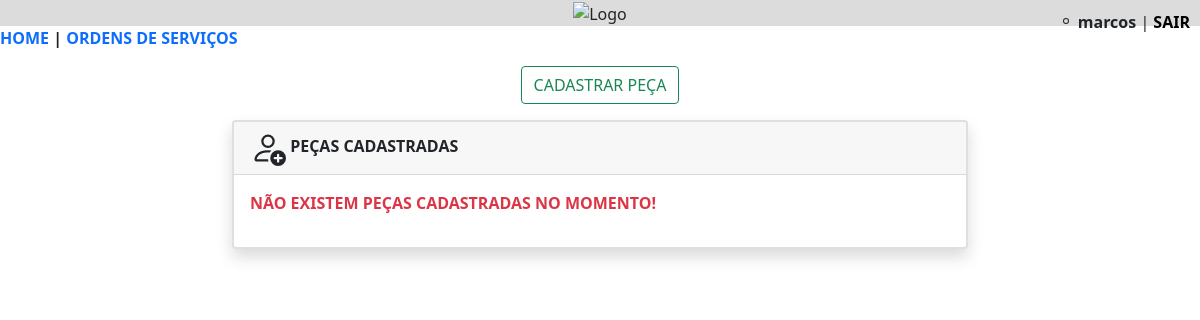
Page /pecas.php (signed in) on the earlier database version.
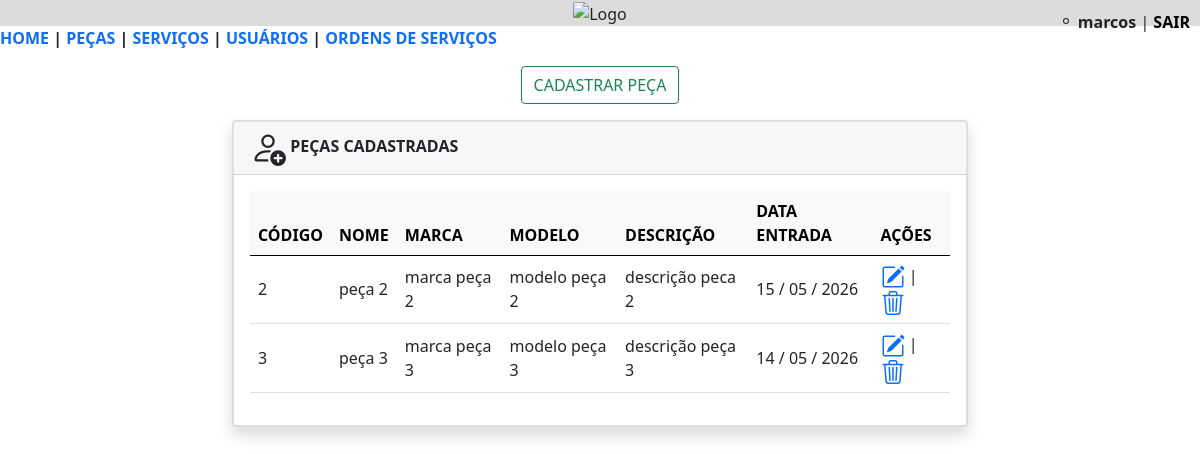
Same page on the later database version.
### tables this page shows
CREATE TABLE `pecas` (
  `codigo` int(11) NOT NULL,
  `nome` varchar(200) NOT NULL,
  `marca` varchar(150) NOT NULL,
  `modelo` varchar(255) NOT NULL,
  `descricao` varchar(255) NOT NULL,
  `data_entrada` date NOT NULL
);

### pecas.php (the view, shortened to what this page needs)
<?php
$nome = $_SESSION['nome'];
?>
<!DOCTYPE html>
<html lang="pt-br">
<head>
    <link href="https://cdn.jsdelivr.net/npm/bootstrap@5.0.2/dist/css/bootstrap.min.css" rel="stylesheet">
</head>
<body>
<div class="container-fluid" style="background-color:#DCDCDC; text-align:center; position:relative;">
    <img src="Imagens/banner.png" alt="Logo" width="50%" height="50%">
    <div class="header" style="position:absolute; top:10px; right:10px;">
        <svg xmlns="http://www.w3.org/2000/svg" width="16" height="16" fill="currentColor" class="bi bi-person-gear" viewBox="0 0 16 16">
            <path d="M11 5a3 3 0 1 1-6 0 3 3 0 0 1 6 0M8 7a2 2 0 1 0 0-4 2 2 0 0 0 0 4"/>
        </svg>
        <b><?= htmlspecialchars($nome) ?></b> |
        <a href="sair.php" style="color:black; text-decoration:none; font-weight:bold;">SAIR</a>
    </div>
</div>
<nav>
    <?php include 'menu.php'; ?>
</nav>
<div class="text-center my-3">
    <button type="button" class="btn btn-outline-success" data-bs-toggle="modal" data-bs-target="#exampleModal">
        CADASTRAR PEÇA
    </button>
</div>
<div class="container">
    <div class="row justify-content-center">
        <div class="col-md-8 mb-4">
            <div class="card shadow border-2">
                <div class="card-header">
                    <b>PEÇAS CADASTRADAS</b>
                </div>
                <div class="card-body">
                    <?php
                    include 'conecta.php';
                    $sql = "SELECT codigo, nome, marca, modelo, descricao, DATE_FORMAT(data_entrada,'%Y-%m-%d') as data_original, DATE_FORMAT(data_entrada,'%d / %m / %Y') as data_entrada FROM pecas ORDER by nome;";
                    $consulta = $pdo->query($sql);
                    $listapecas = $consulta->fetchAll(PDO::FETCH_ASSOC);
                    if (count($listapecas) > 0) {
                        echo "<table class='table table-hover align-middle'>";
                        echo "<thead class='table-light'>
                                <tr>
                                    <th>CÓDIGO</th>
                                    <th>NOME</th>
                                    <th>MARCA</th>
                                    <th>MODELO</th>
                                    <th>DESCRIÇÃO</th>
                                    <th>DATA ENTRADA</th>
                                    <th>AÇÕES</th>
                                </tr>
                              </thead>";
                        echo "<tbody>";
                        foreach ($listapecas as $item) {
                            $codigo = $item['codigo'];
                            echo "<tr>";
                            echo "<td>" . htmlspecialchars($item['codigo']) . "</td>";
                            echo "<td>" . htmlspecialchars($item['nome']) . "</td>";
                            echo "<td>" . htmlspecialchars($item['marca']) . "</td>";
                            echo "<td>" . htmlspecialchars($item['modelo']) . "</td>";
                            echo "<td>" . htmlspecialchars($item['descricao']) . "</td>";
                            echo "<td>" . htmlspecialchars($item['data_entrada']) . "</td>";
                            echo "<td>
                                    <a href='#' data-bs-toggle='modal' data-bs-target='#modalEditar' data-id='$codigo'><svg xmlns='http://www.w3.org/2000/svg' width='24' height='24' fill='currentColor' class='bi bi-pencil-square' viewBox='0 0 16 16'><path d='M15.502 1.94a.5.5 0 0 1 0 .706L14.459 3.69l-2-2L13.502.646a.5.5 0 0 1 .707 0l1.293 1.293zm-1.75 2.456-2-2L4.939 9.21a.5.5 0 0 0-.121.196l-.805 2.414a.25.25 0 0 0 .316.316l2.414-.805a.5.5 0 0 0 .196-.12l6.813-6.814z'/><path fill-rule='evenodd' d='M1 13.5A1.5 1.5 0 0 0 2.5 15h11a1.5 1.5 0 0 0 1.5-1.5v-6a.5.5 0 0 0-1 0v6a.5.5 0 0 1-.5.5h-11a.5.5 0 0 1-.5-.5v-11a.5.5 0 0 1 .5-.5H9a.5.5 0 0 0 0-1H2.5A1.5 1.5 0 0 0 1 2.5z'/></svg></a> |
                                    <a href='excluir_peca.php?codigo=$codigo' onclick=\"return confirm('Tem certeza que deseja excluir?')\"><svg xmlns='http://www.w3.org/2000/svg' width='24' height='24' fill='currentColor' class='bi bi-trash3' viewBox='0 0 16 16'><path d='M6.5 1h3a.5.5 0 0 1 .5.5v1H6v-1a.5.5 0 0 1 .5-.5M11 2.5v-1A1.5 1.5 0 0 0 9.5 0h-3A1.5 1.5 0 0 0 5 1.5v1H1.5a.5.5 0 0 0 0 1h.538l.853 10.66A2 2 0 0 0 4.885 16h6.23a2 2 0 0 0 1.994-1.84l.853-10.66h.538a.5.5 0 0 0 0-1zm1.958 1-.846 10.58a1 1 0 0 1-.997.92h-6.23a1 1 0 0 1-.997-.92L3.042 3.5zm-7.487 1a.5.5 0 0 1 .528.47l.5 8.5a.5.5 0 0 1-.998.06L5 5.03a.5.5 0 0 1 .47-.53Zm5.058 0a.5.5 0 0 1 .47.53l-.5 8.5a.5.5 0 1 1-.998-.06l.5-8.5a.5.5 0 0 1 .528-.47M8 4.5a.5.5 0 0 1 .5.5v8.5a.5.5 0 0 1-1 0V5a.5.5 0 0 1 .5-.5'/></svg></a>
                                  </td>";
                            echo "</tr>";
                        }
                        echo "</tbody>";
                        echo "</table>";
                    } else {
                        echo "<p class='text-danger'><b>NÃO EXISTEM PEÇAS CADASTRADAS NO MOMENTO!</b></p>";
                    }
                    ?>
                </div>
            </div>
        </div>
    </div>
</div>
</body>
</html>

### menu.php (shortened to what this page needs)
<?php
    $funcao = $_SESSION['funcao'];
    if ($funcao == "admin") {
        echo "<a href = 'mecanica.php' style = 'text-decoration: none; font-weight: bold; font: black'>HOME</a>";
        echo "<b> | </b>";
         echo "<a href = 'pecas.php' style = 'text-decoration: none; font-weight: bold; font: black'>PEÇAS</a>";
        echo "<b> | </b>";
         echo "<a href = 'servicos.php' style = 'text-decoration: none; font-weight: bold'>SERVIÇOS</a>";
        echo "<b> | </b>";
         echo "<a href = 'usuarios.php' style = 'text-decoration: none; font-weight: bold'>USUÁRIOS</a>";
        echo "<b> | </b>";
         echo "<a href = 'ordens.php' style = 'text-decoration: none; font-weight: bold'>ORDENS DE SERVIÇOS</a>";
    } else {
        echo "<a href = 'mecanica.php' style = 'text-decoration: none; font-weight: bold'>HOME</a>";
        echo "<b> | </b>";
        echo "<a href = 'ordens_mec.php' style = 'text-decoration: none; font-weight: bold'>ORDENS DE SERVIÇOS</a>";
    }
?>

### pecas.php (style rules this page uses)
body { background-color: white; }
.header { float: right; }

Differences in the rows shown:
added pecas: codigo "2", nome "peça 2", marca "marca peça 2", modelo "modelo peça 2", descricao "descrição peca 2", data_entrada "15 / 05 / 2026"
added pecas: codigo "3", nome "peça 3", marca "marca peça 3", modelo "modelo peça 3", descricao "descrição peça 3", data_entrada "14 / 05 / 2026"
Other differences:
text no longer shown: "NÃO EXISTEM PEÇAS CADASTRADAS NO MOMENTO!"
text now shown: "PEÇAS SERVIÇOS USUÁRIOS CÓDIGO NOME MARCA MODELO DESCRIÇÃO DATA ENTRADA AÇÕES"
